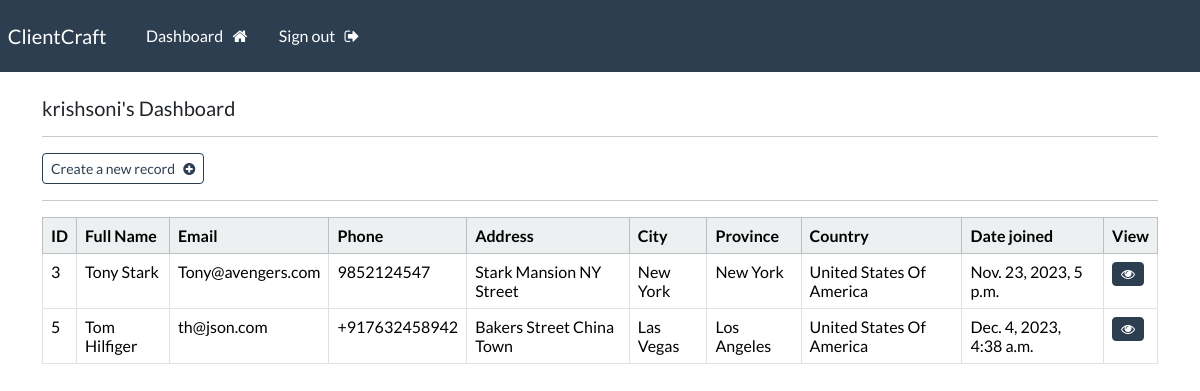
The page /dashboard (signed in) on the database its author committed.
### web/models.py (models this page shows, shortened)
class Record(models.Model):
    creation_date = models.DateTimeField(auto_now_add=True)
    first_name = models.CharField(max_length=100)
    last_name = models.CharField(max_length=100)
    email = models.EmailField(max_length=255)
    phone_number = models.CharField(max_length=20)
    address = models.CharField(max_length=500)
    city = models.CharField(max_length=50)
    province = models.CharField(max_length=50)
    country = models.CharField(max_length=50)

### web/views.py (the view)
# urls.py: path('dashboard',views.dashboard, name="dashboard"),
@csrf_protect
@login_required(login_url='my-login')
def dashboard(request):
    my_records = Record.objects.all()
    context = {'records': my_records}
    return render(request, 'dashboard.html', context=context)

### web/templates/dashboard.html
{% extends 'base.html' %}
{% block content %}
    <h5> {{user}}'s Dashboard </h5>
    <hr>
    <a class="btn btn-outline-primary btn-sm" href="{% url 'create-record' %}">
        Create a new record &nbsp; <i class="fa fa-plus-circle" aria-hidden="true"></i>
    </a>
    <hr>
    <table class="table table-hover table-bordered">
        <thead class="table-light">
            <tr>
                <th scope="col"> ID </th>
                <th scope="col"> Full Name </th>
                <th scope="col"> Email </th>
                <th scope="col"> Phone </th>
                <th scope="col"> Address </th>
                <th scope="col"> City </th>
                <th scope="col"> Province </th>
                <th scope="col"> Country </th>
                <th scope="col"> Date joined </th>
                <th scope="col"> View </th>
            </tr>
        </thead>
        <tbody>
        {% if records %}
            {% for record in records %}
            <tr>
                <td> {{record.id}} </td>
                <td> {{record.first_name}}  {{record.last_name}} </td>
                <td> {{record.email}} </td>
                <td> {{record.phone_number}} </td>
                <td> {{record.address}} </td>
                <td> {{record.city}} </td>
                <td> {{record.province}} </td>
                <td> {{record.country}} </td>
                <td> {{record.creation_date}} </td>
                <td> <a class="btn btn-primary btn-sm" href="{% url 'record' record.id %}"> <i class="fa fa-eye" aria-hidden="true"></i> </a> </td>
            </tr>
            {% endfor %}
        {% endif %}
        </tbody>
    </table>
{% endblock %}

### rows shown on the page
Record: id "3", first_name "Tony", last_name "Stark", email "Tony@avengers.com", phone_number "9852124547", address "Stark Mansion NY Street", city "New York", province "New York", country "United States Of America", creation_date "Nov. 23, 2023, 5 p.m."
Record: id "5", first_name "Tom", last_name "Hilfiger", email "th@json.com", phone_number "+917632458942", address "Bakers Street China Town", city "Las Vegas", province "Los Angeles", country "United States Of America", creation_date "Dec. 4, 2023, 4:38 a.m."

### other values the page prints
{{ user }} "krishsoni"
